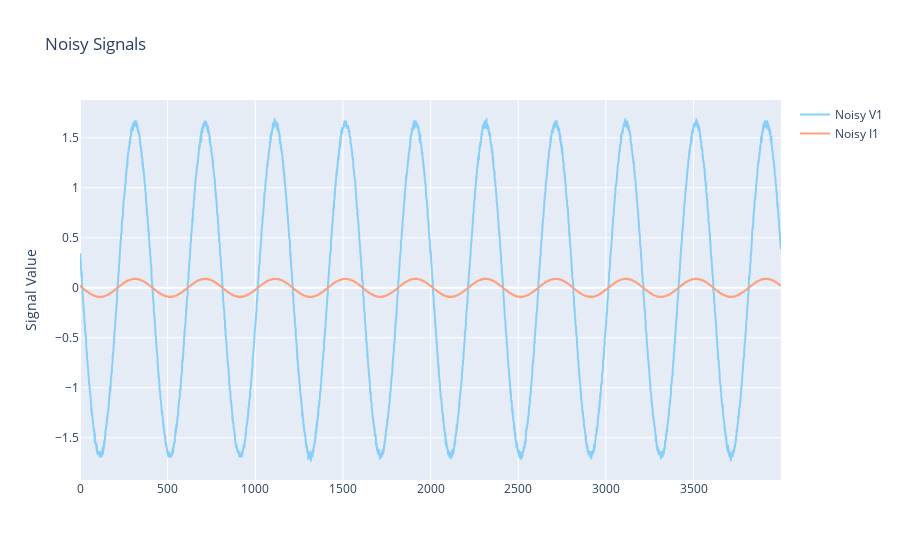

The notebook cell this image was saved under:
### Code cell
fig = go.Figure()

fig.add_trace(go.Scatter(
            # x = time.to_numpy(),
            y = V1,
            line =  dict(shape =  'spline', color = 'lightskyblue'),
            name = 'Noisy V1',
            ))

fig.add_trace(go.Scatter(
            y = I1,
            line =  dict(shape =  'spline', color = 'lightsalmon'),
            name = 'Noisy I1'
            ))

fig.update_layout(
    title='Noisy Signals',
    # xaxis_title='',
    yaxis_title='Signal Value',
)

fig.show()

### Figure 1 — Plotly figure (JSON) as saved in the notebook; plotly's stock layout.template omitted (floating-point values rounded to 4 significant figures; data arrays with more than 128 entries replaced by an {"elided": "..."} marker saying what was removed)
{"data": [{"line": {"color": "lightskyblue", "shape": "spline"}, "name": "Noisy V1", "type": "scatter", "y": {"elided": "4000 float values"}}, {"line": {"color": "lightsalmon", "shape": "spline"}, "name": "Noisy I1", "type": "scatter", "y": {"elided": "4000 float values"}}], "layout": {"title": {"text": "Noisy Signals"}, "yaxis": {"title": {"text": "Signal Value"}}}}
